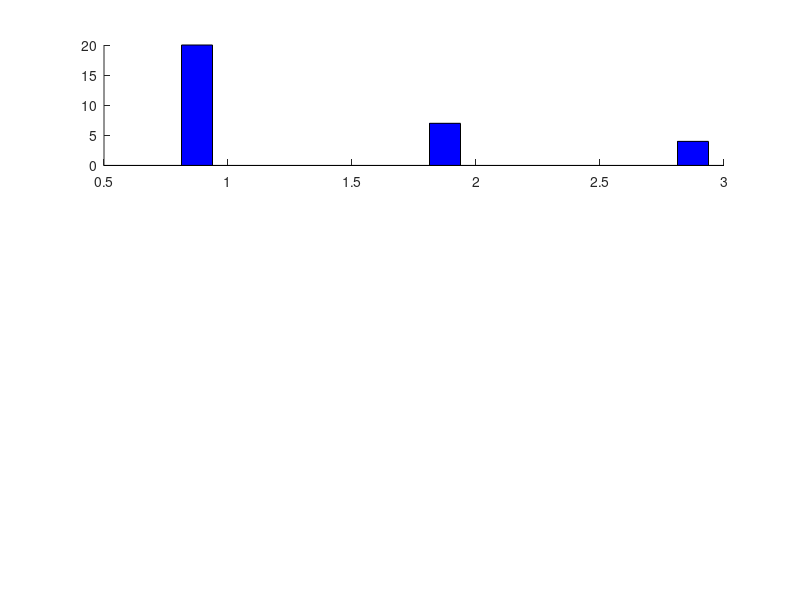

Reproduce this figure in MATLAB. (Note: this script raises an error after producing the figure.)
ampRot = [[37  39  65]; [37  32  55]; [60  16  18]];
%varRot = [[182  38  29]; [200  32   24]; [159  32  16]];
varRot = [[41 12 6]; [39 10 7]; [65 15 9]];
%var = [[133  18   6]; [118  35  24]; [146  26  20]];
var = [[20 7 4]; [18 11 7]; [62 15 11]];
x = 1:3;

figure;
subplot(3, 1, 1)
hold on;
bar((x - 0.125), var(1, :), 0.125, 'b', 'FaceAlpha', 0.5);
bar(x, var(2, :), 0.125, 'g', 'FaceAlpha', 0.5);
bar((x + 0.125), var(3, :), 0.125, 'm', 'FaceAlpha', 0.5);
legend(["X Comp" "Y Comp" "Z Comp"]);
ylim([0 200]);
xlim([0.75 3.25]);
xticks([1 2 3]);
xticklabels(["0.01-0.10" "0.10-1.00" "0.50-2.00"]);
xlabel("Frequency Band (hz)");
ylabel("Number of Visible Events");
title("Variance Based SNR, Unrotated");
hold off;

subplot(3, 1, 2)
hold on;
bar((x - 0.125), varRot(1, :), 0.125, 'b', 'FaceAlpha', 0.5);
bar(x, varRot(2, :), 0.125, 'g', 'FaceAlpha', 0.5);
bar((x + 0.125), varRot(3, :), 0.125, 'm', 'FaceAlpha', 0.5);
legend(["X Comp" "Y Comp" "Z Comp"]);
ylim([0 200]);
xlim([0.75 3.25]);
xticks([1 2 3]);
xticklabels(["0.01-0.10" "0.10-1.00" "0.50-2.00"]);
xlabel("Frequency Band (hz)");
ylabel("Number of Visible Events");
title("Variance Based SNR, Rotated");
hold off;

subplot(3, 1, 3)
hold on;
bar((x - 0.125), ampRot(1, :), 0.125, 'b', 'FaceAlpha', 0.5);
bar(x, ampRot(2, :), 0.125, 'g', 'FaceAlpha', 0.5);
bar((x + 0.125), ampRot(3, :), 0.125, 'm', 'FaceAlpha', 0.5);
legend(["X Comp" "Y Comp" "Z Comp"]);
ylim([0 200]);
xlim([0.75 3.25]);
xticks([1 2 3]);
xticklabels(["0.01-0.10" "0.10-1.00" "0.50-2.00"]);
xlabel("Frequency Band (hz)");
ylabel("Number of Visible Events");
title("Amplitude Based SNR, Rotated");
hold off;